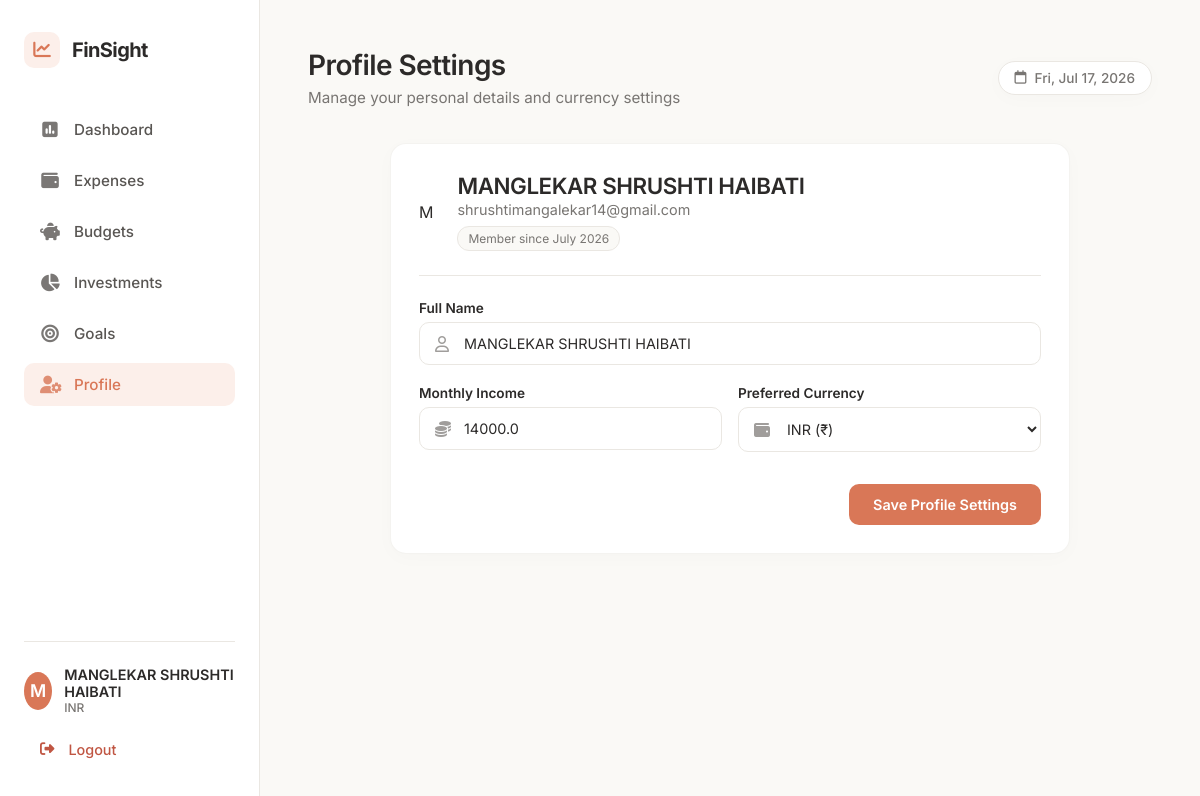
The page /profile (signed in) on the database as committed earlier.
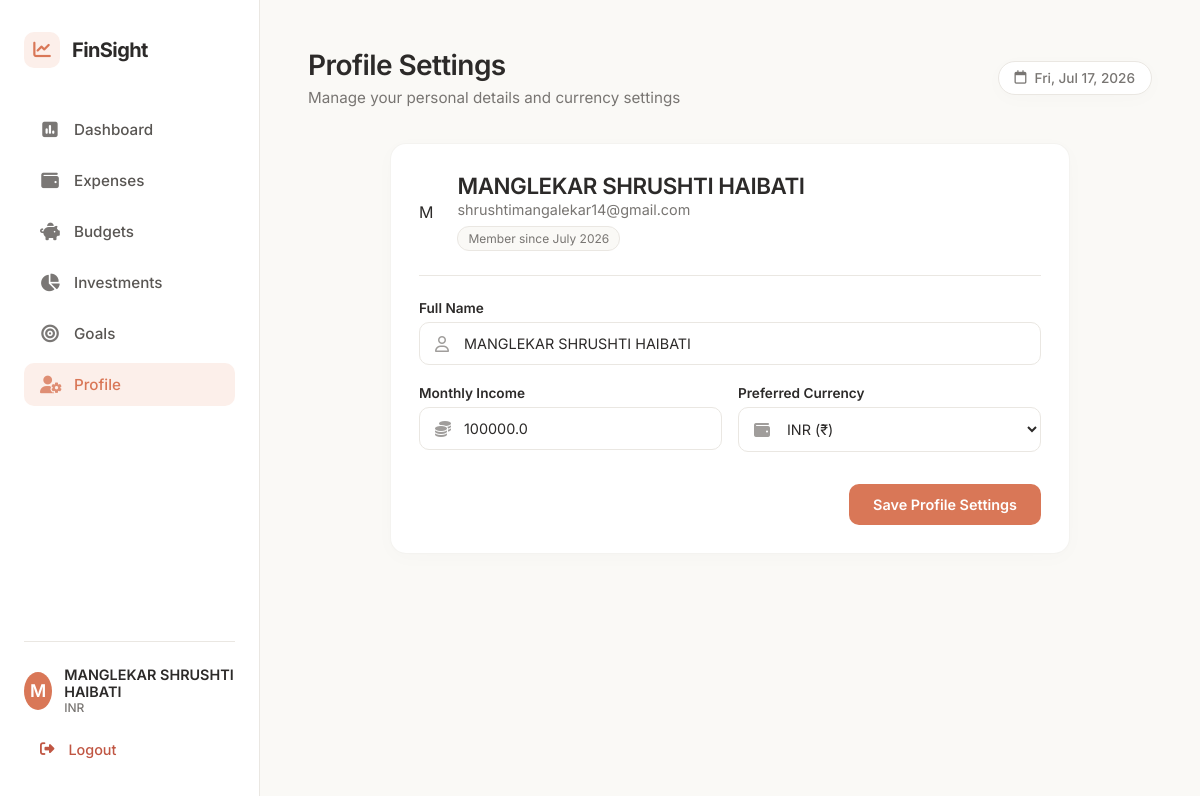
The same page on the database as committed later.
### models.py (models this page shows, shortened)
class User(db.Model):
    __tablename__ = 'users'
    id = db.Column(db.Integer, primary_key=True)
    name = db.Column(db.String(100), nullable=False)
    email = db.Column(db.String(120), unique=True, nullable=False, index=True)
    password_hash = db.Column(db.String(255), nullable=False)
    monthly_income = db.Column(db.Float, default=0.0, nullable=False)
    currency = db.Column(db.String(10), default='INR', nullable=False)
    created_at = db.Column(db.DateTime, default=datetime.utcnow, nullable=False)
    categories = db.relationship('Category', backref='user', lazy=True, cascade="all, delete-orphan")
    transactions = db.relationship('Transaction', backref='user', lazy=True, cascade="all, delete-orphan")
    budgets = db.relationship('Budget', backref='user', lazy=True, cascade="all, delete-orphan")
    investments = db.relationship('Investment', backref='user', lazy=True, cascade="all, delete-orphan")
    goals = db.relationship('Goal', backref='user', lazy=True, cascade="all, delete-orphan")

### app.py (the view, shortened to what this page needs)
@app.route('/profile', methods=['GET', 'POST'])
@login_required
def profile():
    return render_template('profile.html')

### app.py (called while the page is built)
def login_required(f):
    @wraps(f)
    def decorated_function(*args, **kwargs):
        if 'user_id' not in session:
            flash('Please login to access this page.', 'warning')
            return redirect(url_for('login', next=request.url))
        return f(*args, **kwargs)
    return decorated_function

@app.before_request
def load_logged_in_user():
    user_id = session.get('user_id')
    if user_id is None:
        g.user = None
    else:
        g.user = User.query.get(user_id)

### templates/profile.html (shortened to what this page needs)
{% extends 'base.html' %}
{% block header_title %}Profile Settings{% endblock %}
{% block header_subtitle %}Manage your personal details and currency settings{% endblock %}
{% block content %}
<div class="profile-container animate-fade-in-up">
    <div class="card profile-card">
        <div class="profile-header-summary">
            <div class="profile-avatar-large">
                {{ g.user.name[0] | upper if g.user.name else 'U' }}
            </div>
            <div class="profile-meta">
                <h2>{{ g.user.name }}</h2>
                <p class="profile-email">{{ g.user.email }}</p>
                <span class="member-since">Member since {{ g.user.created_at.strftime('%B %Y') }}</span>
            </div>
        </div>
        <hr class="divider">
        <form method="POST" action="{{ url_for('profile') }}" class="profile-form">
            <div class="form-group">
                <label for="profile_name">Full Name</label>
                <div class="input-wrapper">
                    <i class="fa-regular fa-user input-icon"></i>
                    <input type="text" id="profile_name" name="name" value="{{ g.user.name }}" required placeholder="John Doe">
                </div>
            </div>
            <div class="form-row">
                <div class="form-group col-6">
                    <label for="profile_income">Monthly Income</label>
                    <div class="input-wrapper">
                        <i class="fa-solid fa-coins input-icon"></i>
                        <input type="number" id="profile_income" name="monthly_income" value="{{ g.user.monthly_income }}" required min="0" step="any">
                    </div>
                </div>
                <div class="form-group col-6">
                    <label for="profile_currency">Preferred Currency</label>
                    <div class="input-wrapper">
                        <i class="fa-solid fa-wallet input-icon"></i>
                        <select id="profile_currency" name="currency" required>
                            <option value="INR" {% if g.user.currency == 'INR' %}selected{% endif %}>INR (₹)</option>
                        </select>
                    </div>
                </div>
            </div>
            <div class="form-actions text-right">
                <button type="submit" class="btn btn-primary">Save Profile Settings</button>
            </div>
        </form>
    </div>
</div>
{% endblock %}

### templates/base.html (shortened to what this page needs)
<!DOCTYPE html>
<html lang="en">
<head>
    <link rel="stylesheet" href="https://cdnjs.cloudflare.com/ajax/libs/font-awesome/6.4.0/css/all.min.css">
    <link rel="stylesheet" href="{{ url_for('static', filename='css/style.css') }}">
</head>
<body>
    <div class="app-container {% if not g.user %}auth-layout{% endif %}">
        {% if g.user %}
        <aside class="sidebar">
            <div class="sidebar-header">
                <div class="logo">
                    <span class="logo-icon"><i class="fa-solid fa-chart-line"></i></span>
                    <span class="logo-text">FinSight</span>
                </div>
            </div>
            <nav class="sidebar-nav">
                <a href="{{ url_for('dashboard') }}" class="nav-item {% if request.path == '/dashboard' %}active{% endif %}">
                    <i class="fa-solid fa-square-poll-vertical"></i>
                    <span>Dashboard</span>
                </a>
                <a href="{{ url_for('expenses') }}" class="nav-item {% if request.path == '/expenses' %}active{% endif %}">
                    <i class="fa-solid fa-wallet"></i>
                    <span>Expenses</span>
                </a>
                <a href="{{ url_for('budgets') }}" class="nav-item {% if request.path.startswith('/budgets') %}active{% endif %}">
                    <i class="fa-solid fa-piggy-bank"></i>
                    <span>Budgets</span>
                </a>
                <a href="{{ url_for('investments') }}" class="nav-item {% if request.path.startswith('/investments') %}active{% endif %}">
                    <i class="fa-solid fa-chart-pie"></i>
                    <span>Investments</span>
                </a>
                <a href="{{ url_for('goals') }}" class="nav-item {% if request.path.startswith('/goals') %}active{% endif %}">
                    <i class="fa-solid fa-bullseye"></i>
                    <span>Goals</span>
                </a>
                <a href="{{ url_for('profile') }}" class="nav-item {% if request.path == '/profile' %}active{% endif %}">
                    <i class="fa-solid fa-user-gear"></i>
                    <span>Profile</span>
                </a>
            </nav>
            <div class="sidebar-footer">
                <div class="user-pill">
                    <div class="user-avatar">
                        {{ g.user.name[0] | upper if g.user.name else 'U' }}
                    </div>
                    <div class="user-info">
                        <span class="user-name">{{ g.user.name }}</span>
                        <span class="user-currency">{{ g.user.currency }}</span>
                    </div>
                </div>
                <a href="{{ url_for('logout') }}" class="logout-btn">
                    <i class="fa-solid fa-right-from-bracket"></i>
                    <span>Logout</span>
                </a>
            </div>
        </aside>
        {% endif %}
        <main class="main-content">
            {% if g.user %}
            <header class="main-header">
                <div class="header-title">
                    <h1>{% block header_title %}Dashboard{% endblock %}</h1>
                    <p class="header-subtitle">{% block header_subtitle %}Welcome back, {{ g.user.name }}{% endblock %}</p>
                </div>
                <div class="header-actions">
                    <span class="date-badge"><i class="fa-regular fa-calendar"></i> <span id="currentDate"></span></span>
                </div>
            </header>
            {% endif %}
            <div class="content-body">
                {% block content %}{% endblock %}
            </div>
        </main>
    </div>
</body>
</html>

Rows that differ between the two databases and show on the page:
changed User "MANGLEKAR SHRUSHTI HAIBATI": monthly_income "14000.0" → "100000.0"
